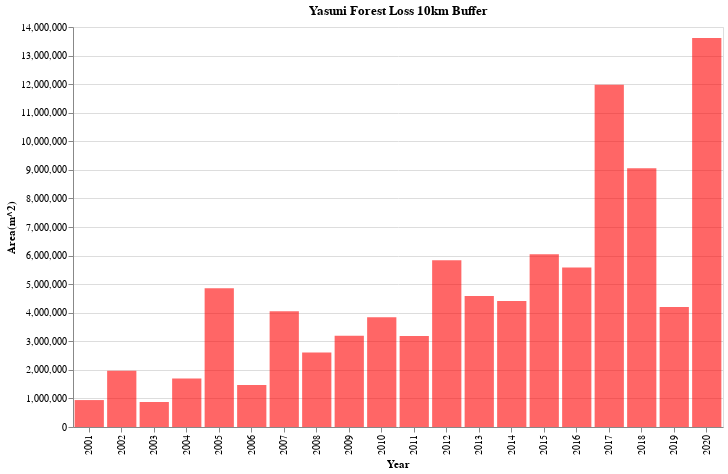

Notebook source saved alongside this figure:
### Code cell
alt.Chart(forest_loss_yasuni_10km_clean, title='Yasuni Forest Loss 10km Buffer').mark_bar().encode(
    alt.X('Year:N'),
    alt.Y('Area(m^2):Q'),
    alt.Tooltip(['Year', 'Area(m^2)']),
    color = alt.value('red'),
    opacity = alt.value(0.6),
).properties(
    width = 650,
    height = 400
)

### Figure 1 — Vega-Lite specification as saved in the notebook (floating-point values rounded to 4 significant figures)
{"config": {"view": {"continuousWidth": 400, "continuousHeight": 300}}, "data": {"name": "data-2e6a58d60ac64aa83ace993ff2b8738e"}, "mark": "bar", "encoding": {"color": {"value": "red"}, "opacity": {"value": 0.6}, "tooltip": [{"type": "quantitative", "field": "Year"}, {"type": "quantitative", "field": "Area(m^2)"}], "x": {"type": "nominal", "field": "Year"}, "y": {"type": "quantitative", "field": "Area(m^2)"}}, "height": 400, "title": "Yasuni Forest Loss 10km Buffer", "width": 650, "$schema": "https://vega.github.io/schema/vega-lite/v4.8.1.json", "datasets": {"data-2e6a58d60ac64aa83ace993ff2b8738e": [{"Year": 2001, "Pixel Count": 1227, "Area(m^2)": 942800.0}, {"Year": 2002, "Pixel Count": 2565, "Area(m^2)": 1971000.0}, {"Year": 2003, "Pixel Count": 1139, "Area(m^2)": 875100.0}, {"Year": 2004, "Pixel Count": 2205, "Area(m^2)": 1694000.0}, {"Year": 2005, "Pixel Count": 6317, "Area(m^2)": 4854000.0}, {"Year": 2006, "Pixel Count": 1912, "Area(m^2)": 1469000.0}, {"Year": 2007, "Pixel Count": 5274, "Area(m^2)": 4052000.0}, {"Year": 2008, "Pixel Count": 3397, "Area(m^2)": 2610000.0}, {"Year": 2009, "Pixel Count": 4158, "Area(m^2)": 3195000.0}, {"Year": 2010, "Pixel Count": 5000, "Area(m^2)": 3842000.0}, {"Year": 2011, "Pixel Count": 4144, "Area(m^2)": 3184000.0}, {"Year": 2012, "Pixel Count": 7594, "Area(m^2)": 5835000.0}, {"Year": 2013, "Pixel Count": 5972, "Area(m^2)": 4589000.0}, {"Year": 2014, "Pixel Count": 5740, "Area(m^2)": 4410000.0}, {"Year": 2015, "Pixel Count": 7869, "Area(m^2)": 6046000.0}, {"Year": 2016, "Pixel Count": 7267, "Area(m^2)": 5584000.0}, {"Year": 2017, "Pixel Count": 15596, "Area(m^2)": 11980000.0}, {"Year": 2018, "Pixel Count": 11788, "Area(m^2)": 9057000.0}, {"Year": 2019, "Pixel Count": 5464, "Area(m^2)": 4198000.0}, {"Year": 2020, "Pixel Count": 17720, "Area(m^2)": 13610000.0}]}}
